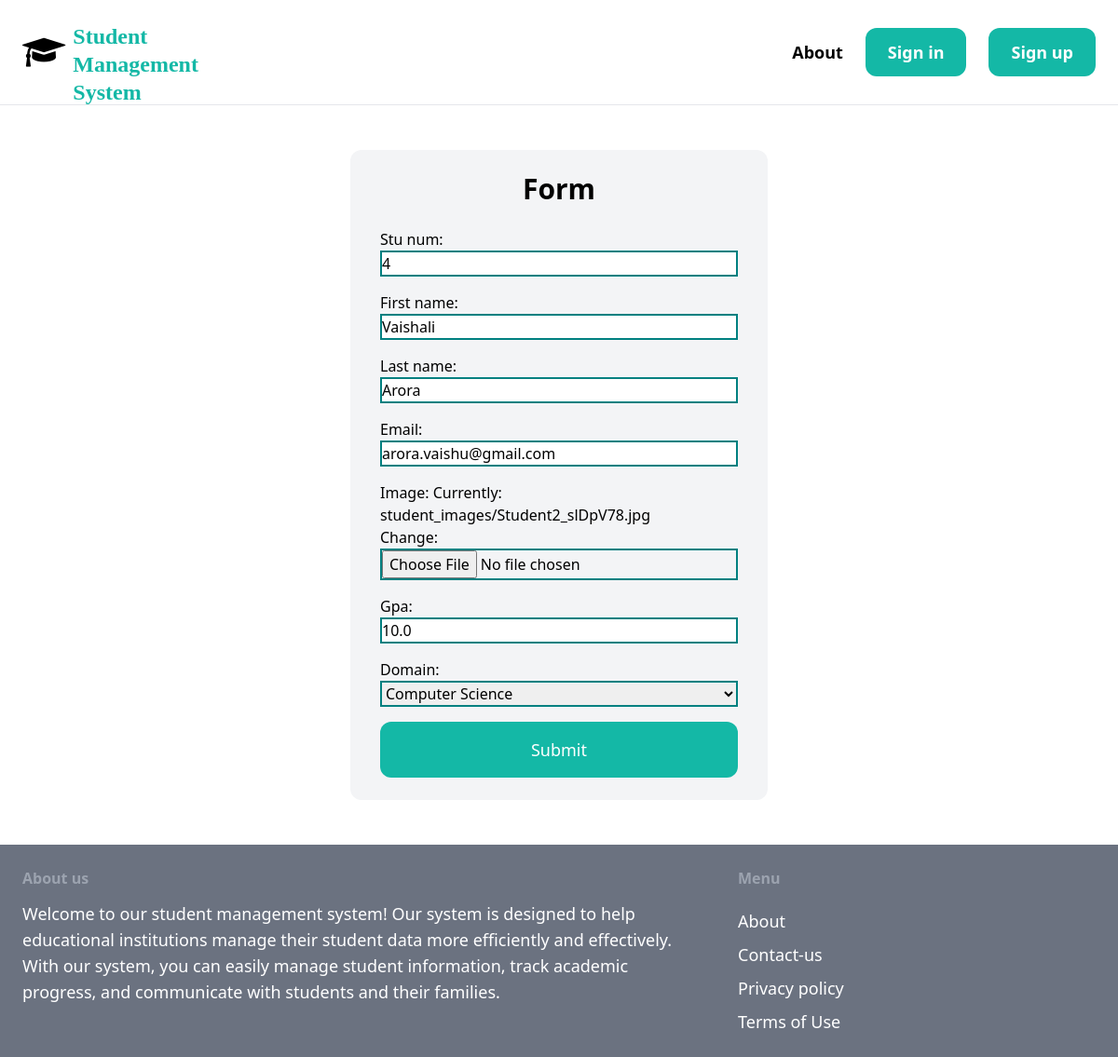
Page /15/update on the committed database.
### Student/models.py (models this page shows, shortened)
class Student(models.Model):
    stu_num = models.PositiveIntegerField()
    first_name = models.CharField(max_length=200)
    last_name = models.CharField(max_length=250)
    email = models.EmailField(max_length=100)
    image = models.ImageField(
        upload_to='student_images', null=False, blank=False, default='Student2.jpg')
    gpa = models.FloatField()
    domain = models.ForeignKey(Domain, related_name='students', on_delete=models.CASCADE)
    class Meta:
        ordering = ('last_name', 'first_name')

### Student/views.py (the view)
# urls.py: path('<int:id>/update', views.student_update, name='update'),
def student_update(request, id):
    student = get_object_or_404(Student, pk=id)
    if request.method == "POST":
        form = StudentAddForm(request.POST, request.FILES, instance=student)
        if form.is_valid():
            form.save()
            first_name = form.cleaned_data['first_name']
            last_name = form.cleaned_data['last_name']
            messages.success(request, f"Record is updated for {first_name} {last_name}")
            return redirect('Student:list')
        if not form.is_valid():
            print(form.errors)
    else:
        form = StudentAddForm(instance=student)
    return render(request, 'Student/updateStudent.html', {'form': form, 'student': student})

### Student/forms.py
class StudentAddForm(forms.ModelForm):
    class Meta:
        model = Student
        fields = ['stu_num', 'first_name', 'last_name', 'email', 'image', 'gpa', 'domain']
        widgets = {
            'stu_num': forms.TextInput(attrs={'style': 'border: 2px solid teal; width: 100%;'}),
            'first_name': forms.TextInput(attrs={'style': 'border: 2px solid teal; width: 100%;'}),
            'last_name': forms.TextInput(attrs={'style': 'border: 2px solid teal; width: 100%;'}),
            'email': forms.EmailInput(attrs={'style': 'border: 2px solid teal; width: 100%;'}),
            'image': forms.ClearableFileInput(attrs=
                          {'style': 'border: 2px solid teal;width: 100%;'}),
            'gpa': forms.NumberInput(attrs={'style': 'border: 2px solid teal; width: 100%;'}),
            'domain': forms.Select(attrs={'style': 'border: 2px solid teal; width: 100%;'}),
        }

### Student/models.py (called while the page is built)
    def __str__(self):
        return self.domain_name

### templates/Student/updateStudent.html (shortened to what this page needs)
{% extends 'Student/base.html' %}
{% block content %}
<div class="flex justify-center my-6">
    <div class="w-full max-w-md bg-gray-100 rounded-xl px-8 py-6">
        <h1 class="text-3xl mb-6 text-center font-bold">Form</h1>
        <form method="post"  enctype="multipart/form-data" class="space-y-4">
            {% for field in form %}
            <div class="mb-6">
                {{ field.label_tag }}
                {{ field }}
            </div>
            {% endfor %}
            <button class="block w-full py-4 px-8 text-lg bg-teal-500 text-white rounded-xl hover:bg-teal-700">
                Submit
            </button>
        </form>
    </div>
</div>
{% endblock %}

### rows in the picture
Student: form "4" "Vaishali" "Arora" "arora.vaishu@gmail.com" "10.0" "Computer Science"

### other values in the picture
{{ field.label_tag }} "Stu num:" "First name:" "Last name:" "Email:" "Image:" "Gpa:" "Domain:"
